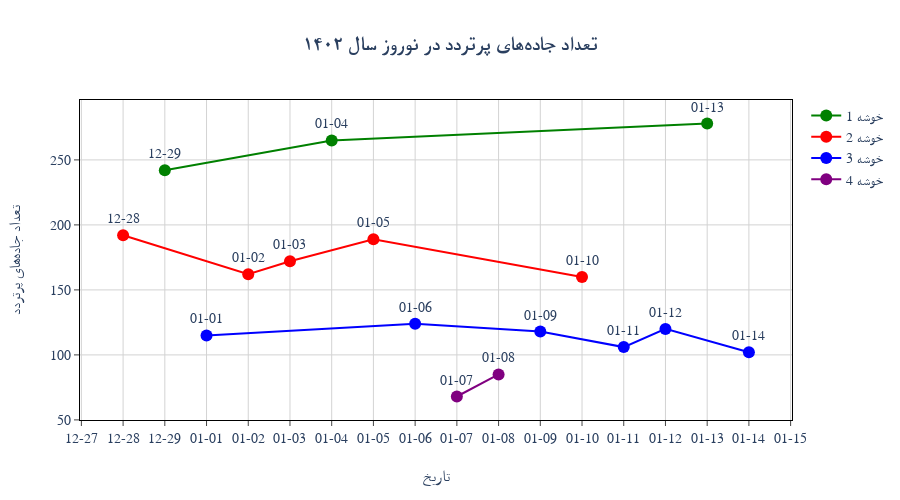
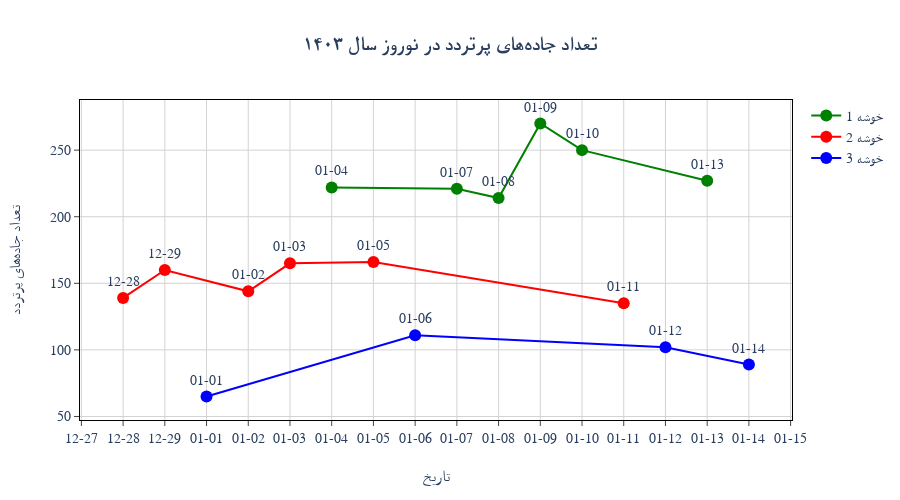
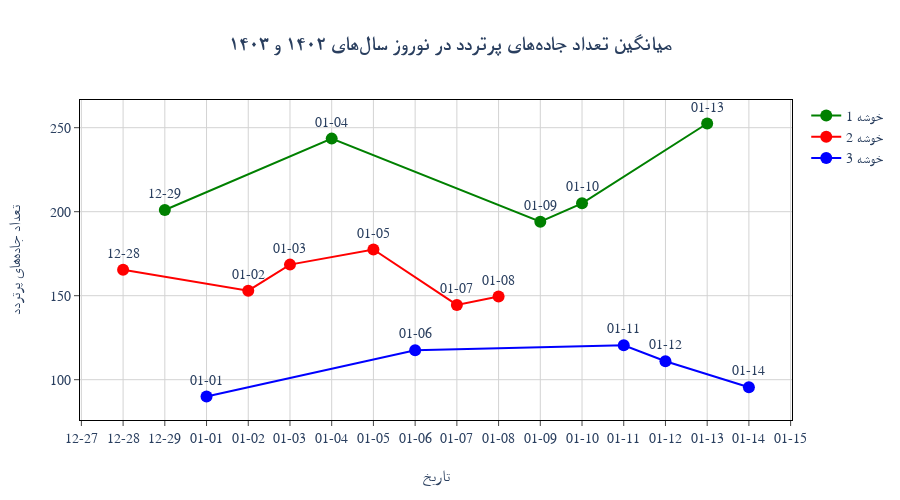

Notebook code for these charts, in order:
### Code cell
#### import pandas as pd
import plotly.graph_objects as go
from sklearn.cluster import KMeans
from sklearn.preprocessing import StandardScaler

# Ensure date is string
df['date'] = df['date'].astype(str).copy()

# Filter and prepare data
filtered_df = df[(df['date'] >= "12-28") & (df['date'] <= "13-14")].copy()
filtered_df['date'] = filtered_df['date'].astype(str).str.replace('13-', '01-', regex=False)
filtered_df['mean'] = filtered_df[['count_02', 'count_03']].mean(axis=1)

# Number of clusters
k_02 = 4
k_03 = 3
k_mean = 3

# Function to cluster and plot
def cluster_and_plot(data, column, k, title):
    X = data[[column]].values
    X_scaled = StandardScaler().fit_transform(X)
    kmeans = KMeans(n_clusters=k, random_state=0)
    data['cluster'] = kmeans.fit_predict(X_scaled)

    fig = go.Figure()
    colors = ['green', 'red', 'blue', 'purple', 'orange']

    cluster_order = (
        data.groupby('cluster')[column]
        .mean()
        .sort_values(ascending=False)
        .reset_index()
    )    
    new_cluster_labels = {old: new for new, old in enumerate(cluster_order['cluster'])}
    data['cluster'] = data['cluster'].map(new_cluster_labels)
    

    for cluster in sorted(data['cluster'].unique()):
        cluster_data = data[data['cluster'] == cluster]

        date_list = cluster_data['date'].tolist()
        print(f"cluster {cluster + 1}: {date_list}")
        
        fig.add_trace(go.Scatter(
            x=cluster_data['date'],
            y=cluster_data[column],
            mode='markers+lines+text',
            text=cluster_data['date'],
            textposition='top center',
            marker=dict(size=12, color=colors[cluster % len(colors)]),
            name=f'خوشه {cluster + 1}'
        ))

    fig.update_layout(
        title=f'<b>{title}</b>',
        title_x=0.5,
        height=500,
        xaxis=dict(
            title='تاریخ',
            title_font=dict(size=16),
            tickfont=dict(size=14),
            title_standoff=25,
            mirror=True,
            ticks='outside',
            showline=True,
            linecolor='black',
            gridcolor='lightgray',
            type='category',
            categoryorder='array',###############################################################
            categoryarray=custom_order###############################################################

            
        ),
        yaxis=dict(
            title='تعداد جادههای پرتردد',
            title_font=dict(size=16),
            tickfont=dict(size=14),
            title_standoff=25,
            mirror=True,
            ticks='outside',
            showline=True,
            linecolor='black',
            gridcolor='lightgray'
        ),
        font=dict(family='Yas', size=14),
        template='plotly_white',
        hovermode='x unified'
    )

    fig.show()

# Plot each clustering chart
cluster_and_plot(filtered_df.copy(), 'count_02', k_02, 'تعداد جادههای پرتردد در نوروز سال ۱۴۰۲')
cluster_and_plot(filtered_df.copy(), 'count_03', k_03, 'تعداد جادههای پرتردد در نوروز سال ۱۴۰۳')
cluster_and_plot(filtered_df.copy(), 'mean', k_mean, 'میانگین تعداد جادههای پرتردد در نوروز سالهای ۱۴۰۲ و ۱۴۰۳')

### Figure 1 — Plotly figure (JSON) as saved in the notebook; plotly's stock layout.template omitted (floating-point values rounded to 4 significant figures)
{"data": [{"marker": {"color": "green", "size": 12}, "mode": "markers+lines+text", "name": "خوشه 1", "text": ["12-29", "01-04", "01-13"], "textposition": "top center", "type": "scatter", "x": ["12-29", "01-04", "01-13"], "y": [242, 265, 278]}, {"marker": {"color": "red", "size": 12}, "mode": "markers+lines+text", "name": "خوشه 2", "text": ["12-28", "01-02", "01-03", "01-05", "01-10"], "textposition": "top center", "type": "scatter", "x": ["12-28", "01-02", "01-03", "01-05", "01-10"], "y": [192, 162, 172, 189, 160]}, {"marker": {"color": "blue", "size": 12}, "mode": "markers+lines+text", "name": "خوشه 3", "text": ["01-01", "01-06", "01-09", "01-11", "01-12", "01-14"], "textposition": "top center", "type": "scatter", "x": ["01-01", "01-06", "01-09", "01-11", "01-12", "01-14"], "y": [115, 124, 118, 106, 120, 102]}, {"marker": {"color": "purple", "size": 12}, "mode": "markers+lines+text", "name": "خوشه 4", "text": ["01-07", "01-08"], "textposition": "top center", "type": "scatter", "x": ["01-07", "01-08"], "y": [68, 85]}], "layout": {"font": {"family": "Yas", "size": 14}, "height": 500, "hovermode": "x unified", "title": {"text": "<b>تعداد جادههای پرتردد در نوروز سال ۱۴۰۲</b>", "x": 0.5}, "xaxis": {"categoryarray": ["12-20", "12-21", "12-22", "12-23", "12-24", "12-25", "12-26", "12-27", "12-28", "12-29", "01-01", "01-02", "01-03", "01-04", "01-05", "01-06", "01-07", "01-08", "01-09", "01-10", "01-11", "01-12", "01-13", "01-14", "01-15", "01-16", "01-17", "01-18", "01-19", "01-20"], "categoryorder": "array", "gridcolor": "lightgray", "linecolor": "black", "mirror": true, "showline": true, "tickfont": {"size": 14}, "ticks": "outside", "title": {"font": {"size": 16}, "standoff": 25, "text": "تاریخ"}, "type": "category"}, "yaxis": {"gridcolor": "lightgray", "linecolor": "black", "mirror": true, "showline": true, "tickfont": {"size": 14}, "ticks": "outside", "title": {"font": {"size": 16}, "standoff": 25, "text": "تعداد جادههای پرتردد"}}}}

### Figure 2 — Plotly figure (JSON) as saved in the notebook; plotly's stock layout.template omitted (floating-point values rounded to 4 significant figures)
{"data": [{"marker": {"color": "green", "size": 12}, "mode": "markers+lines+text", "name": "خوشه 1", "text": ["01-04", "01-07", "01-08", "01-09", "01-10", "01-13"], "textposition": "top center", "type": "scatter", "x": ["01-04", "01-07", "01-08", "01-09", "01-10", "01-13"], "y": [222, 221, 214, 270, 250, 227]}, {"marker": {"color": "red", "size": 12}, "mode": "markers+lines+text", "name": "خوشه 2", "text": ["12-28", "12-29", "01-02", "01-03", "01-05", "01-11"], "textposition": "top center", "type": "scatter", "x": ["12-28", "12-29", "01-02", "01-03", "01-05", "01-11"], "y": [139, 160, 144, 165, 166, 135]}, {"marker": {"color": "blue", "size": 12}, "mode": "markers+lines+text", "name": "خوشه 3", "text": ["01-01", "01-06", "01-12", "01-14"], "textposition": "top center", "type": "scatter", "x": ["01-01", "01-06", "01-12", "01-14"], "y": [65, 111, 102, 89]}], "layout": {"font": {"family": "Yas", "size": 14}, "height": 500, "hovermode": "x unified", "title": {"text": "<b>تعداد جادههای پرتردد در نوروز سال ۱۴۰۳</b>", "x": 0.5}, "xaxis": {"categoryarray": ["12-20", "12-21", "12-22", "12-23", "12-24", "12-25", "12-26", "12-27", "12-28", "12-29", "01-01", "01-02", "01-03", "01-04", "01-05", "01-06", "01-07", "01-08", "01-09", "01-10", "01-11", "01-12", "01-13", "01-14", "01-15", "01-16", "01-17", "01-18", "01-19", "01-20"], "categoryorder": "array", "gridcolor": "lightgray", "linecolor": "black", "mirror": true, "showline": true, "tickfont": {"size": 14}, "ticks": "outside", "title": {"font": {"size": 16}, "standoff": 25, "text": "تاریخ"}, "type": "category"}, "yaxis": {"gridcolor": "lightgray", "linecolor": "black", "mirror": true, "showline": true, "tickfont": {"size": 14}, "ticks": "outside", "title": {"font": {"size": 16}, "standoff": 25, "text": "تعداد جادههای پرتردد"}}}}

### Figure 3 — Plotly figure (JSON) as saved in the notebook; plotly's stock layout.template omitted (floating-point values rounded to 4 significant figures)
{"data": [{"marker": {"color": "green", "size": 12}, "mode": "markers+lines+text", "name": "خوشه 1", "text": ["12-29", "01-04", "01-09", "01-10", "01-13"], "textposition": "top center", "type": "scatter", "x": ["12-29", "01-04", "01-09", "01-10", "01-13"], "y": [201, 243.5, 194, 205, 252.5]}, {"marker": {"color": "red", "size": 12}, "mode": "markers+lines+text", "name": "خوشه 2", "text": ["12-28", "01-02", "01-03", "01-05", "01-07", "01-08"], "textposition": "top center", "type": "scatter", "x": ["12-28", "01-02", "01-03", "01-05", "01-07", "01-08"], "y": [165.5, 153, 168.5, 177.5, 144.5, 149.5]}, {"marker": {"color": "blue", "size": 12}, "mode": "markers+lines+text", "name": "خوشه 3", "text": ["01-01", "01-06", "01-11", "01-12", "01-14"], "textposition": "top center", "type": "scatter", "x": ["01-01", "01-06", "01-11", "01-12", "01-14"], "y": [90, 117.5, 120.5, 111, 95.5]}], "layout": {"font": {"family": "Yas", "size": 14}, "height": 500, "hovermode": "x unified", "title": {"text": "<b>میانگین تعداد جادههای پرتردد در نوروز سالهای ۱۴۰۲ و ۱۴۰۳</b>", "x": 0.5}, "xaxis": {"categoryarray": ["12-20", "12-21", "12-22", "12-23", "12-24", "12-25", "12-26", "12-27", "12-28", "12-29", "01-01", "01-02", "01-03", "01-04", "01-05", "01-06", "01-07", "01-08", "01-09", "01-10", "01-11", "01-12", "01-13", "01-14", "01-15", "01-16", "01-17", "01-18", "01-19", "01-20"], "categoryorder": "array", "gridcolor": "lightgray", "linecolor": "black", "mirror": true, "showline": true, "tickfont": {"size": 14}, "ticks": "outside", "title": {"font": {"size": 16}, "standoff": 25, "text": "تاریخ"}, "type": "category"}, "yaxis": {"gridcolor": "lightgray", "linecolor": "black", "mirror": true, "showline": true, "tickfont": {"size": 14}, "ticks": "outside", "title": {"font": {"size": 16}, "standoff": 25, "text": "تعداد جادههای پرتردد"}}}}
